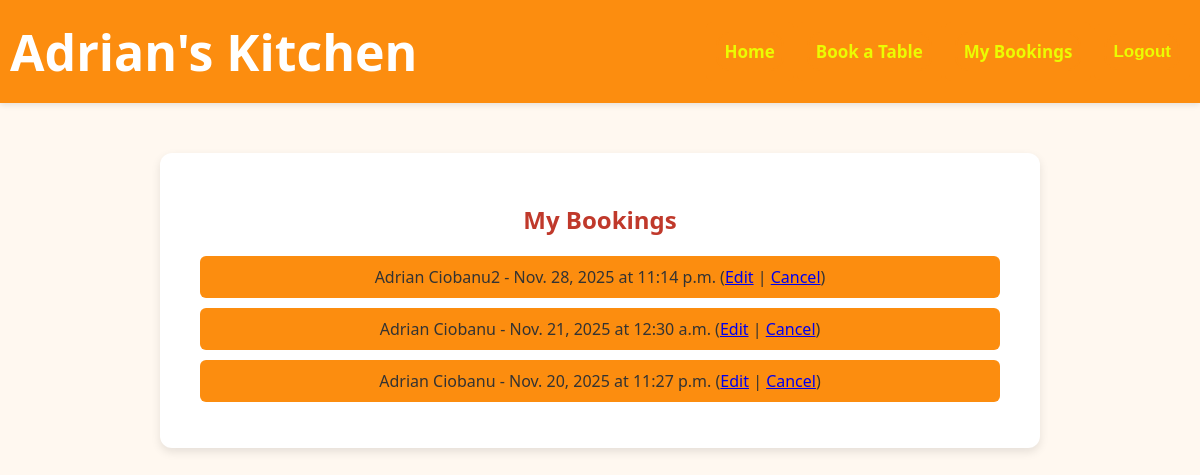
/bookings/ (signed in), run on an earlier commit of the app's database.
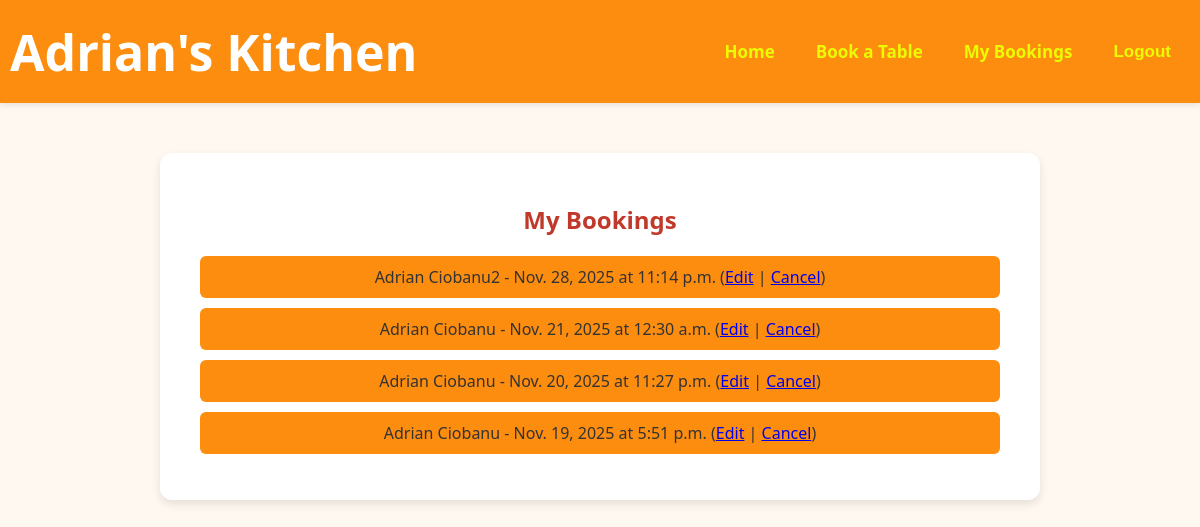
And on a later commit of the database.
### bookings/models.py (models this page shows, shortened)
class Booking(models.Model):
    user = models.ForeignKey(User, on_delete=models.CASCADE)
    name = models.CharField(max_length=100)
    date = models.DateField()
    time = models.TimeField()
    guests = models.IntegerField()

### bookings/views.py (the view)
# urls.py: path('bookings/', views.view_bookings, name="view_bookings"),
@login_required
def view_bookings(request):
    bookings = Booking.objects.filter(user=request.user).order_by("-date", "-time")
    return render(request, "bookings/view_bookings.html", {"bookings": bookings})

### bookings/templates/bookings/view_bookings.html (shortened to what this page needs)
{% extends "bookings/base.html" %}
{% block content %}
    <h2>My Bookings</h2>
    {% if bookings %}
        <ul>
            {% for booking in bookings %}
                <li>
                    {{ booking.name }} - {{ booking.date }} at {{ booking.time }}
                    (<a href="{% url 'edit_booking' booking.id %}">Edit</a> |
                     <a href="{% url 'delete_booking' booking.id %}">Cancel</a>)
                </li>
            {% endfor %}
        </ul>
    {% else %}
        <p>No bookings yet.</p>
    {% endif %}
{% endblock %}

### bookings/templates/bookings/base.html (shortened to what this page needs)
{% load static %}
<!DOCTYPE html>
<html lang="en">
<head>
    <link rel="stylesheet" href="{% static 'bookings/css/style.css' %}">
</head>
<body>
    <nav class="navbar">
        <div class="nav-container">
            <a href="{% url 'home' %}" class="nav-logo">Adrian's Kitchen</a>
            <ul class="nav-links">
                <li><a href="{% url 'home' %}" class="nav-btn">Home</a></li>
                <li><a href="{% url 'add_booking' %}" class="nav-btn">Book a Table</a></li>
                <li><a href="{% url 'view_bookings' %}" class="nav-btn">My Bookings</a></li>
                {% if user.is_authenticated %}
                    <li>
                        <form action="{% url 'account_logout' %}" method="POST" class="nav-form">
                            <button type="submit" class="nav-btn">Logout</button>
                        </form>
                    </li>
                {% else %}
                    <li><a href="{% url 'account_login' %}" class="nav-btn">Login</a></li>
                    <li><a href="{% url 'account_signup' %}" class="nav-btn">Register</a></li>
                {% endif %}
            </ul>
        </div>
    </nav>
    <main class="container">
        {% block content %}{% endblock %}
    </main>
</body>
</html>

### bookings/static/bookings/css/style.css (style rules this page uses)
body { font-family: 'Segoe UI', Tahoma, Geneva, Verdana, sans-serif; background-color: #fff8f0; color: #333; margin: 0; padding: 0; text-align: center; }
.navbar { background-color: rgb(252, 141, 15); width: 100%; padding: 12px 0; box-shadow: 0 2px 6px rgba(0, 0, 0, 0.1); position: sticky; top: 0; z-index: 1000; }
.nav-container { max-width: 1450px; margin: 0 auto; padding: 0 10px; display: flex; justify-content: space-between; align-items: center; }
.nav-logo { font-size: 50px; font-weight: bold; color: white; text-decoration: none; }
.nav-links { list-style: none; display: flex; gap: 3px; margin: 0; padding: 0; align-items: center; }
.nav-links li { display: flex; align-items: center; }
.nav-btn { background-color: rgb(252, 141, 15); color: rgb(235, 252, 2); font-weight: 720; font-size: 17px; border: 2px solid rgb(252, 141, 15); border-radius: 14px; padding: 6px 7px; cursor: pointer; text-decoration: none; transition: all 0.3s ease; }
.nav-form { display: inline; margin: 0; padding: 0; }
ul { list-style-type: none; padding: 0; }
li { margin: 10px 0; background: rgb(252, 141, 15); padding: 10px; border-radius: 6px; }
.container { margin: 50px auto; max-width: 800px; background: #fff; padding: 30px 40px; border-radius: 12px; box-shadow: 0 4px 10px rgba(0,0,0,0.1); }
h1, h2, h3 { color: #c0392b; margin-bottom: 20px; }
form { margin: 30px auto; width: 100%; max-width: 400px; text-align: left; }
form button { width: 100%; background-color: #c0392b; color: white; border: none; padding: 12px; border-radius: 6px; cursor: pointer; font-size: 16px; }

What changed in the data, as far as the page shows it:
added Booking: name "Adrian Ciobanu", date "Nov. 19, 2025", time "5:51 p.m."
